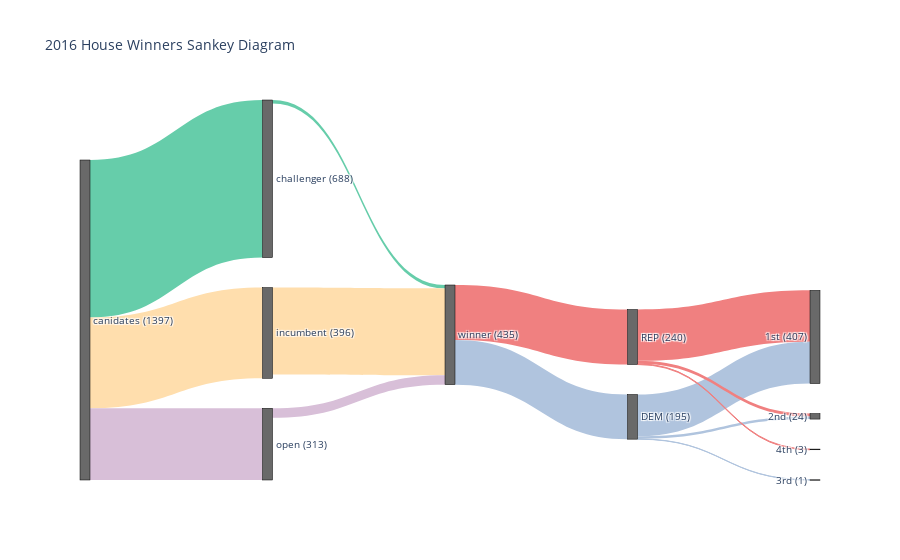

Notebook source saved alongside this figure:
### Code cell
fig = go.Figure(data=[go.Sankey(
    node = dict(
      pad = 30,
      thickness = 10,
      line = dict(color = "black", width = 0.5),
      label = ["canidates (1397)", "challenger (688)", "incumbent (396)", "open (313)", "winner (435)", "loser","REP (240)","DEM (195)","1st (407)","2nd (24)","3rd (1)","4th (3)"],
      color = "dimgray"
    ),
    link = dict(
      source = [0, 0, 0,1,2,3,4,4,6,7,6,7,6,7], # indices correspond to labels, eg A1, A2, A1, B1, ...
      target = [1, 2, 3,4,4,4,6,7,8,8,9,9,11,10],
      value = [688, 396, 313,15,379,41,240,195,224,183,13,11,3,1]
  ))])
fig.update_traces(link_color=["mediumaquamarine","navajowhite","thistle","mediumaquamarine","navajowhite","thistle","lightcoral","lightsteelblue","lightcoral","lightsteelblue","lightcoral","lightsteelblue","lightcoral","lightsteelblue",], selector=dict(type='sankey'))
fig.update_layout(title_text="2016 House Winners Sankey Diagram", font_size=10)
fig.show()

### Figure 1 — Plotly figure (JSON) as saved in the notebook; plotly's stock layout.template omitted (floating-point values rounded to 4 significant figures)
{"data": [{"link": {"source": [0, 0, 0, 1, 2, 3, 4, 4, 6, 7, 6, 7, 6, 7], "target": [1, 2, 3, 4, 4, 4, 6, 7, 8, 8, 9, 9, 11, 10], "value": [688, 396, 313, 15, 379, 41, 240, 195, 224, 183, 13, 11, 3, 1], "color": ["mediumaquamarine", "navajowhite", "thistle", "mediumaquamarine", "navajowhite", "thistle", "lightcoral", "lightsteelblue", "lightcoral", "lightsteelblue", "lightcoral", "lightsteelblue", "lightcoral", "lightsteelblue"]}, "node": {"color": "dimgray", "label": ["canidates (1397)", "challenger (688)", "incumbent (396)", "open (313)", "winner (435)", "loser", "REP (240)", "DEM (195)", "1st (407)", "2nd (24)", "3rd (1)", "4th (3)"], "line": {"color": "black", "width": 0.5}, "pad": 30, "thickness": 10}, "type": "sankey"}], "layout": {"title": {"text": "2016 House Winners Sankey Diagram"}, "font": {"size": 10}}}
